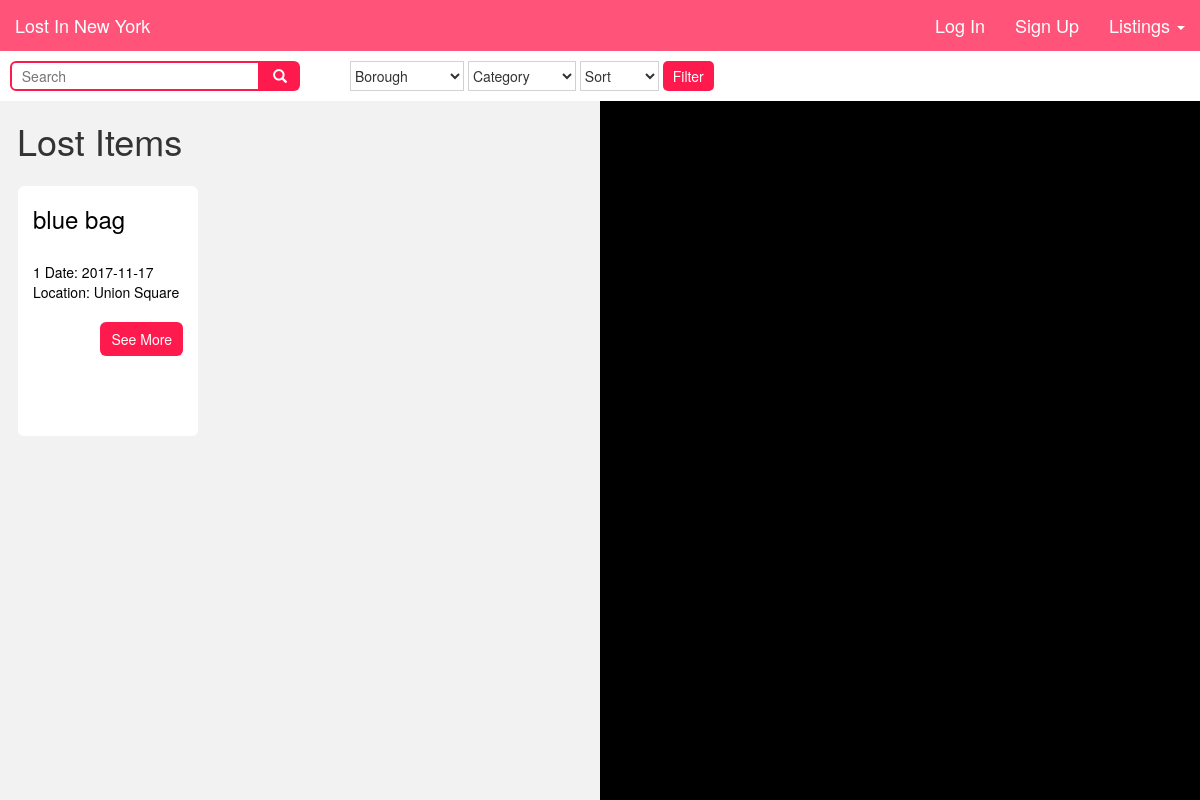
Page /lost_postings on the earlier database version.
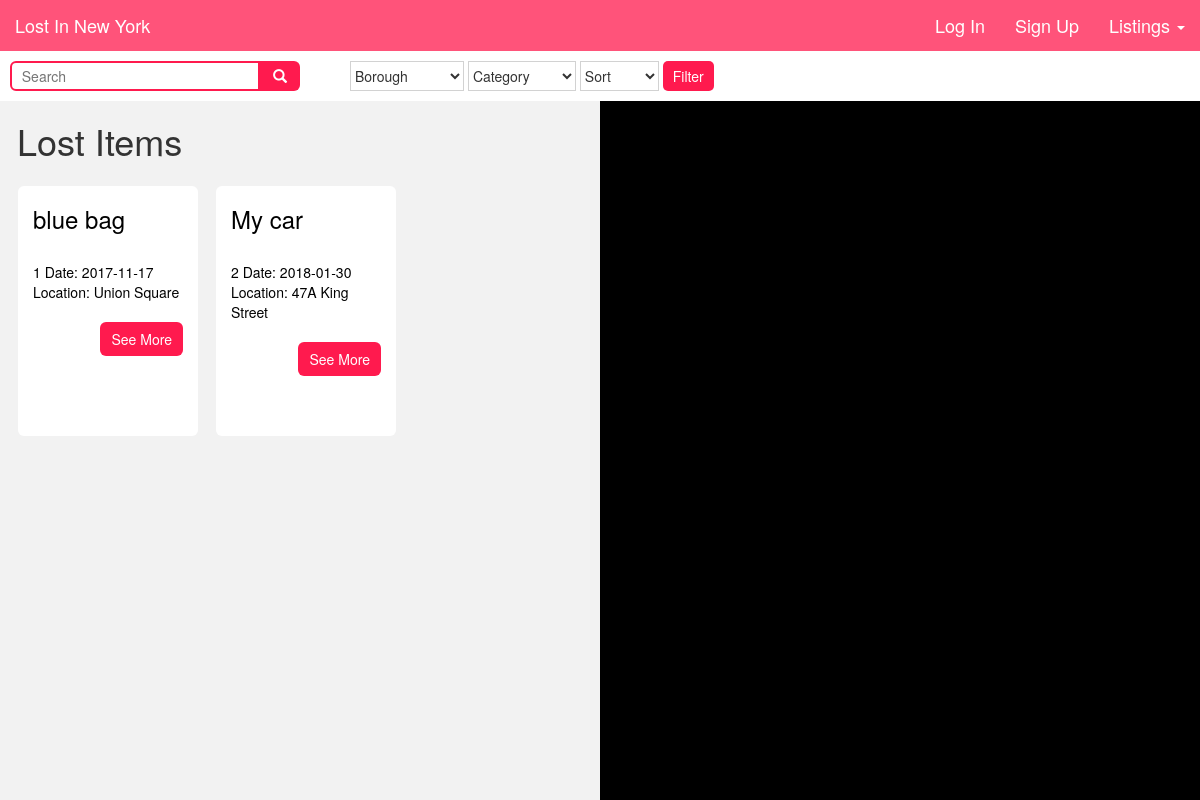
Same page on the later database version.
### tables this page shows
CREATE TABLE "lost_items" (
	`id`	INT,
	`item`	TEXT,
	`description`	TEXT,
	`category`	TEXT,
	`account_id`	INT,
	`location`	TEXT,
	`lat`	FLOAT,
	`long`	FLOAT,
	`date`	TEXT
);

### app.py (the view)
@app.route('/lost_postings', methods=['GET', 'POST'])
def list_lost_items():
    list = database.item_listings('lost')
    unique_locations = database.find_unique_locations('lost')
    if not session.get('username'):
        return render_template("lost_postings.html", loggedIn=False, api_key=map_api_key, listings=list, unique=unique_locations)
    else:
        return render_template("lost_postings.html", loggedIn=True, api_key=map_api_key, listings=list, unique=unique_locations)

### util/database.py (called while the page is built)
def item_listings(lost_found):
    db = sqlite3.connect("data/lost_and_found.db")
    c = db.cursor()
    a = 'SELECT * FROM ' + lost_found + '_items'
    x = c.execute(a)
    item_list = []
    for bar in x:
        item_id = bar[0]
        item_name = bar[1]
        item_desc = bar[2]
        item_cat = bar[3]
        item_lat = bar[6]
        item_long = bar[7]
        item_location = bar[5]
        item_date = bar[8]
        item = {}
        item['item_id'] = item_id
        item['item_cat'] = item_cat
        item['item_name'] = item_name
        item['item_desc'] = item_desc
        item['item_lat'] = item_lat
        item['item_long'] = item_long
        item['item_location'] = item_location
        item['item_date'] = item_date
        item_list.append(item)
    db.commit()
    db.close()
    return item_list

def find_unique_locations(lost_found):
    db = sqlite3.connect("data/lost_and_found.db")
    c = db.cursor()
    a = 'SELECT lat, long FROM ' + lost_found + '_items'
    x = c.execute(a)
    locations = []
    for loc in x:
        if (loc not in locations):
            locations.append(loc)
    return locations

### templates/lost_postings.html (shortened to what this page needs)
{% extends "base.html" %}
{% block content %}
<div class="filter">
  <form action="/lost_postings" method="POST">
    <div id="search-wrapper">
      <input type="text" placeholder="  Search" onkeyup= "myFunction()" name="search" id="search-input">
      <button type="button" id="search-btn" name="submit-search" value="searched">
        <span class="glyphicon glyphicon-search"></span>
      </button>
    </div>
    <div id="white-block"></div>
    <select class="filterdrop" name="borough">
      <option value="none">Borough</option>
    </select>
    <select class="filterdrop" name="category">
      <option value="none">Category</option>
    </select>
    <select class="filterdrop" name="date">
      <option value="none">Sort</option>
    </select>
    <input id="filterbtn" type="submit" name="filter" value="Filter">
  </form>
</div>
<div id="overflow">
    <div class="postings">
      <h1 style="padding-left:17px;"> Lost Items</h1>
      {% for item in listings %}
        <div id="post-container">
          <h3>{{item['item_name']}}</h3><br> {{item['item_id']}}
          Date: {{item['item_date']}}<br>
          Location: {{item['item_location']}}<br><br>
          <form action="/single_posting" method="POST">
            <input type="submit" class="btn" style="float:right;" name="single_post" value="See More">
          </form>
        </div>
      {% endfor %}
    </div>
  <div id="sidemap"></div>
</div>
{% endblock %}

### templates/base.html (shortened to what this page needs)
<!DOCTYPE html>
<html>
  <head>
    <link rel="stylesheet" href="https://maxcdn.bootstrapcdn.com/bootstrap/3.3.7/css/bootstrap.min.css">
    <link rel="stylesheet" type="text/css" href="static/custom.css">
  </head>
  <body>
    <nav class="navbar navbar-fixed-top">
      <div class="container-fluid">
        <a class="navbar-brand" href="/">Lost In New York</a>
        <ul class="nav navbar-nav navbar-right">
        {% if loggedIn %}
          <li><a href="/profile">Profile</a></li>
          <li><a href="/logout">Log Out</a></li>
        {% else %}
          <li><a href="#" id="popupbox">Log In</a></li>
          <li><a href="/signup">Sign Up</a></li>
        {% endif %}
          <li class="dropdown">
            <a class="dropdown-toggle" href="#" data-toggle="dropdown">Listings <span class="caret"></span></a>
          </li>
        </ul>
      </div>
    </nav>
    {% block content %}
    {% endblock %}
  </body>
</html>

### static/custom.css (style rules this page uses)
html { font-family: 'Open Sans', sans-serif; }
body { padding-top: 51px; }
a { color: white; }
.btn { color: white; background-color: #ff1a4e; border-radius: 6px 6px 6px 6px; padding: 6px 10px 6px 10px; }
#overflow { overflow: hidden; }
.navbar { background-color: #ff1a4e; opacity: 0.75; position: fixed; width: 100%; font-size: 18px; }
.navbar-brand { font-size: 18px; }
.postings { float: left; width: 50vw; overflow-y: auto; height: 100vh; height: calc(100vh - 101px); background-color: #f2f2f2; padding-bottom: 25px; }
#sidemap { width: 50vw; height: calc(100vh - 101px); float: right; background-color: black; }
#post-container { width: 15vw; height: 250px; background-color: white; border: none; border-radius: 6px 6px 6px 6px; color: black; padding: 0px 15px 15px 15px; float: left; margin-left: 18px; margin-top: 15px; }
.filter { width: 100vw; height: 50px; background-color: white; padding: 10px; }
.filter .filterdrop { border-width: 1px; border-color: #d2d2d2; padding-right: 10px; height: 30px; background-color: white; }
#filterbtn { height: 30px; background-color: #ff1a4e; border-style: none; color: white; padding-left: 10px; padding-right: 10px; border-radius: 5px 5px 5px 5px; }
#white-block { width: 50px; height: 30px; border-style: none; border-color: white; float: left; }
#search-wrapper { float: left; height: 30px; width: 290px; }
#search-input { height: 30px; width: 250px; border-style: solid; border-radius: 6px 0px 0px 6px; border-color: #ff1a4e; }
#search-btn { height: 30px; width: 40px; background-color: #ff1a4e; color: white; float: right; border-style: none; border-radius: 0px 6px 6px 0px; }

Differences in the rows shown:
added lost_items: item_name "My car", item_id "2", item_date "2018-01-30", item_location "47A King Street"
